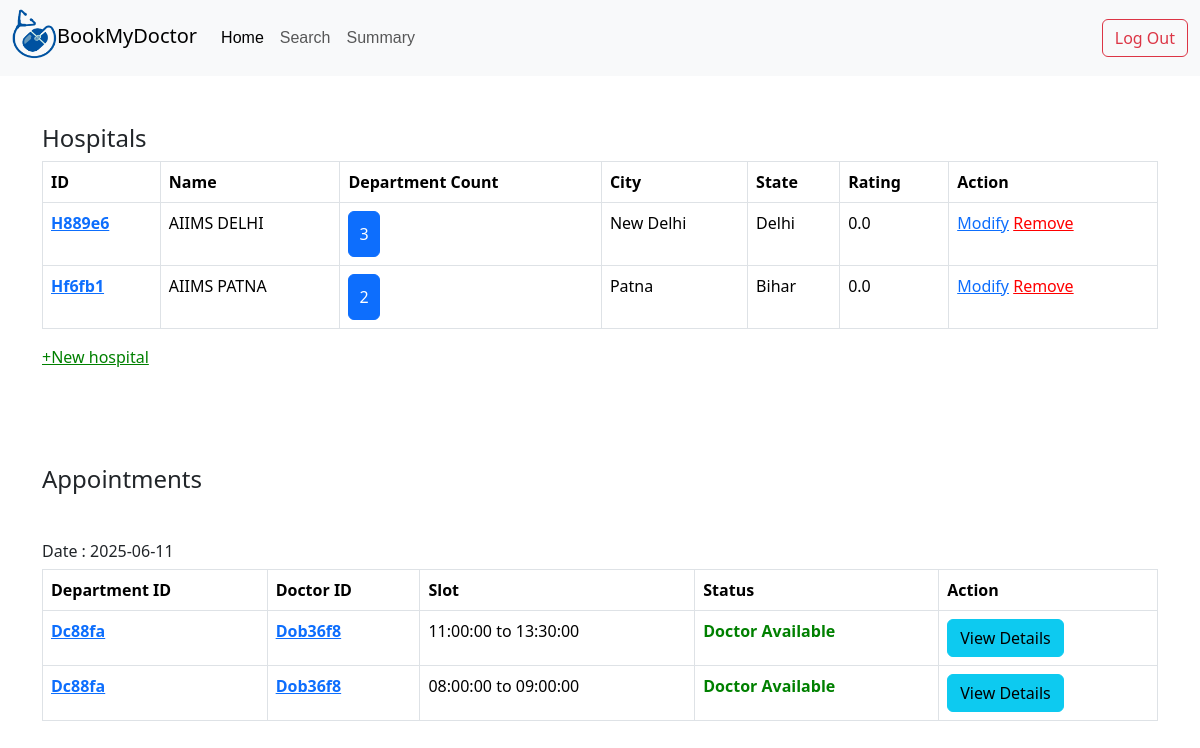
The app's page /admin/dashboard with its own data.
### application/models.py (models this page shows)
class Hospital(db.Model):
    id=db.Column(db.String(),primary_key=True)
    name=db.Column(db.String())
    state=db.Column(db.String())
    city=db.Column(db.String())
    nDept=db.Column(db.Integer,default=0)
    rating=db.Column(db.Float,default=0)
    departments=db.relationship('Department',backref='hospital')

class Appointment(db.Model):
    id=db.Column(db.String(),primary_key=True)
    date=db.Column(db.Date)
    slotid=db.Column(db.String(),db.ForeignKey('slots.id'))
    availability=db.Column(db.Boolean,default=True)
    message=db.Column(db.String(),default='Available')
    tokenCount=db.Column(db.Integer,default=0)
    patientlists=db.relationship('Patientlist',backref='appointment')

class Deptdoc(db.Model):
    id=db.Column(db.String(),primary_key=True)
    deptid=db.Column(db.String(),db.ForeignKey('department.id'))
    docid=db.Column(db.String(),db.ForeignKey('doctor.id'))
    days=db.relationship('Days',backref='deptdoc')
    rating=db.Column(db.Float,default=0.0)
    pCount=db.Column(db.Integer,default=0)

class Slots(db.Model):
    id=db.Column(db.String(),primary_key=True)
    daysid=db.Column(db.String(),db.ForeignKey('days.id'))
    from_=db.Column(db.Time)
    to=db.Column(db.Time)
    appointments=db.relationship('Appointment',backref='slots')

### application/controllers.py (the view)
@app.route('/admin/dashboard',methods=['GET','POST'])
def adminDashboard():
    deptdocs=[]
    for i in Deptdoc.query.all():
        deptdocs.append((i,Doctor.query.get(i.docid)))
    today=datetime.date.today()
    monthly_booking={}
    for i in range(0,31):
        date=today+datetime.timedelta(days=i)
        appointments=Appointment.query.filter_by(date=date).all()
        daily_booking=[]
        for a in appointments:
            s=Slots.query.get(a.slotid)
            d=Days.query.get(s.daysid)
            dd=Deptdoc.query.get(d.ddid)
            daily_booking.append((a,dd,s))
        monthly_booking[date]=daily_booking
    return render_template('admin_dash.html',hospitals=Hospital.query.all(),deptdocs=deptdocs,departments=Department.query.all(),monthly_booking=monthly_booking)

### templates/admin_dash.html (shortened to what this page needs)
{%extends 'adminbase.html'%}
{%block content%}
    <div class="container table-responsive mt-5" id="hospitals">
        <h4>Hospitals</h4>
      {%if hospitals|length%}
      <table class="table  table-bordered table-hover">
        <thead>
          <tr>
            <th scope="col">ID</th>
            <th scope="col">Name</th>
            <th scope="col">Department Count</th>
            <th scope="col">City</th>
            <th scope="col">State</th>
            <th scope="col">Rating</th>
            <th scope="col">Action</th>
          </tr>
        </thead>
        <tbody>
        {%for hospital in hospitals%}
          <tr>
            <th scope="row"><a href="/{{hospital.id}}/hospital/details">{{hospital.id}}</a></th>
            <td>{{hospital.name}}</td>
            <td ><button class="btn btn-primary catBtn" value="{{hospital.id}}">{{hospital.nDept}}</button></td>
            <td>{{hospital.city}}</td>
            <td>{{hospital.state}}</td>
            <td>{{hospital.rating}}</td>
            <td><a href="/{{hospital.id}}/hospital/modify">Modify</a> <a href="/{{hospital.id}}/hospital/remove" style="color:red">Remove</a></td>
          </tr>
        {%endfor%}
        </tbody>
      </table>
      {%else%}
      <h5>Oops! No hospitals added yet.</h5>
      {%endif%}
      <a href="/hospital/create" style="color:green">+New hospital</a>
      </div>
      <br><br>
      <br><br>
      <h4 class="container">Appointments</h4>
      {%for date in monthly_booking%}
      {%if monthly_booking[date]|length%}
      <div class="container table-responsive mt-5 mb-3">
        <h6>Date : {{date}}</h6>
      <table class="table table-bordered table-hover">
        <thead>
          <tr>
            <th scope="col">Department ID</th>
            <th scope="col">Doctor ID</th>
            <th scope="col">Slot</th>
            <th scope="col">Status</th>
            <th scope="col">Action</th>
          </tr>
        </thead>
        <tbody>
        {%for appoint,deptdoc,slot in monthly_booking[date]%}
          <tr>
            <th scope="row"><a href="/{{deptdoc.deptid}}/department/details">{{deptdoc.deptid}}</a></th>
            <th scope="row"><a href="/{{deptdoc.docid}}/doctor/details">{{deptdoc.docid}}</a></th>
            <td>{{slot.from_}} to {{slot.to}}</td>
            {%if appoint.availability%}<td style="color: green; font-weight: bold;">Doctor Available</td>{%else%}<td style="color:red;font-weight: bold;">Appointment Cancelled<br>{{appoint.message}}{%endif%}</td>
            <td><a type="button" class="btn btn-info" href="/{{appoint.id}}/appointment/details">View Details</a></td>
          </tr>
        {%endfor%}
        </tbody>
      </table>
      </div>
      {%endif%}
      {%endfor%}
{%endblock%}

### static/detailsbase.css (style rules this page uses)
.btn.btn.btn-primary { padding: 10px; }

### records on screen
Hospital: id "H889e6", name "AIIMS DELHI", nDept "3", city "New Delhi", state "Delhi", rating "0.0"
Hospital: id "Hf6fb1", name "AIIMS PATNA", nDept "2", city "Patna", state "Bihar", rating "0.0"
Appointment: deptid "Dc88fa", docid "Dob36f8", from_ "11:00:00", to "13:30:00", availability "Doctor Available"
Appointment: deptid "Dc88fa", docid "Dob36f8", from_ "08:00:00", to "09:00:00", availability "Doctor Available"

### other values on screen
{{ date }} "2025-06-11"
